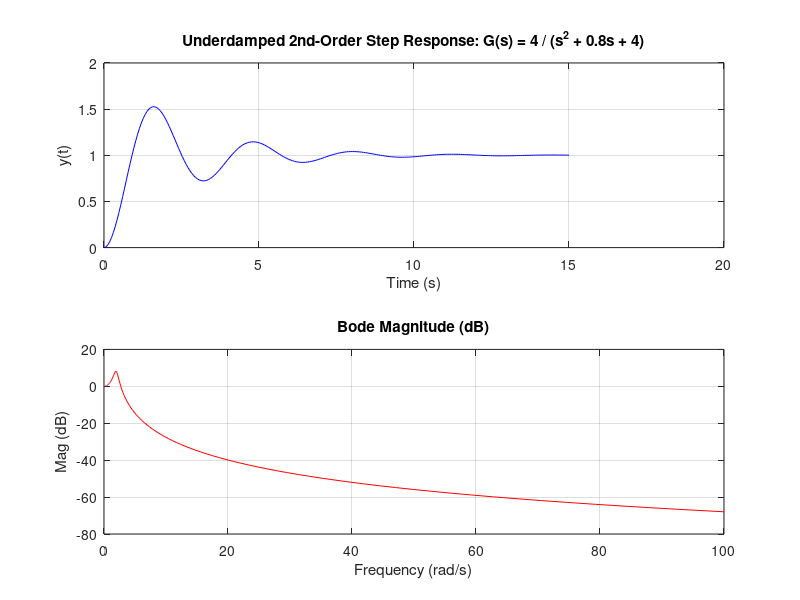

Recreate this plot in MATLAB.
% Control Systems: 2nd-order transfer function step & Bode response
sys = tf(4, [1, 0.8, 4]);
[y, t] = step(sys, linspace(0, 15, 250));
[mag, phase, w] = bode(sys, logspace(-1, 2, 120));
fprintf('Step steady-state y(15s) = %.4f, peak = %.4f\n', y(end), max(y));

subplot(2, 1, 1);
plot(t, y, 'b');
title('Underdamped 2nd-Order Step Response: G(s) = 4 / (s^2 + 0.8s + 4)');
xlabel('Time (s)');
ylabel('y(t)');
grid('on');

subplot(2, 1, 2);
plot(w, 20*log10(mag), 'r');
title('Bode Magnitude (dB)');
xlabel('Frequency (rad/s)');
ylabel('Mag (dB)');
grid('on');
